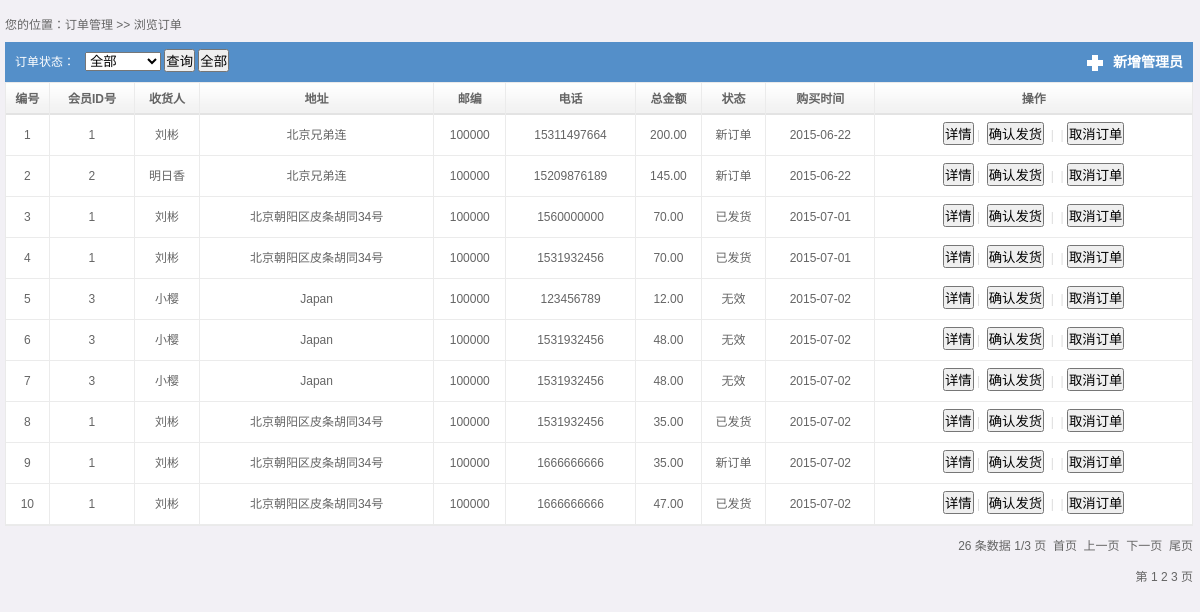
/admin/orders/index.php, run on the app's committed database.
### tables this page shows
CREATE TABLE `orders` (
  `id` int(11) UNSIGNED NOT NULL,
  `uid` int(11) UNSIGNED DEFAULT NULL,
  `linkman` varchar(32) DEFAULT NULL,
  `address` varchar(255) DEFAULT NULL,
  `code` char(6) DEFAULT NULL,
  `phone` varchar(16) DEFAULT NULL,
  `addtime` int(11) UNSIGNED DEFAULT NULL,
  `total` double(8,2) DEFAULT NULL,
  `status` tinyint(4) DEFAULT NULL
);

### admin/orders/index.php (the view, shortened to what this page needs)
<html>
<head>
<link href="../include/css/css.css" type="text/css" rel="stylesheet" />
<link href="../include/css/main.css" type="text/css" rel="stylesheet" />
</head>
<body>
<table width="99%" border="0" cellspacing="0" cellpadding="0" id="searchmain">
  <tr>
    <td width="99%" align="left" valign="top">您的位置：订单管理 >> <a href="index.php">浏览订单</a></td>
  </tr>
  <tr>
    <td  valign="top">
    <table width="100%" border="0" cellspacing="0" cellpadding="0" id="search">
        <tr>
         <td width="90%" align="left" valign="middle">
             <form method="get" action="index.php" >
             <span>订单状态：</span>
             <span><select name="status">
                    <option class="text-word" value="">全部</option>
            </select>
            <input type="submit" value="查询" />
            <input type="button" onclick="window.location='index.php'"  value="全部"/>
            </span>
             </form>
         </td>
          <td width="10%" align="center" valign="middle" style="text-align:right; width:150px;"><a href="../users/add.php" target="mainFrame" onFocus="this.blur()" class="add">新增管理员</a></td>
        </tr>
    </table>
    </td>
  </tr>
  <tr>
    <td align="left" valign="top">
    <table width="100%" border="0" cellspacing="0" cellpadding="0" id="main-tab">
      <tr>
        <th align="center" valign="middle" class="borderright">编号</th>
        <th align="center" valign="middle" class="borderright">会员ID号</th>
        <th align="center" valign="middle" class="borderright">收货人</th>
        <th align="center" valign="middle" class="borderright">地址</th>
        <th align="center" valign="middle" class="borderright">邮编</th>
        <th align="center" valign="middle" class="borderright">电话</th>
        <th align="center" valign="middle" class="borderright">总金额</th>
        <th align="center" valign="middle" class="borderright">状态</th>
        <th align="center" valign="middle" class="borderright">购买时间</th>
        <th align="center" valign="middle">操作</th>
      </tr>
    <?php
        $where="";
        $url="";
        $link=mysqli_connect(HOST,USER,PASSWORD)or die("对不起，数据库连接失败");
        mysqli_select_db($link,DBNAME);
        mysqli_set_charset($link,"utf8");
        $page = isset($_GET['p'])?$_GET['p']:1;
        $pageSize = 10;
        $sql = "select * from orders".$where;
        $result = mysqli_query($link,$sql);
        $maxRows = mysqli_num_rows($result);
        $maxPage = ceil($maxRows/$pageSize);
        $limit =" limit ".(($page-1)*$pageSize).",".$pageSize;
        $sql="select * from orders".$where.$limit;
        $result=mysqli_query($link,$sql);
        while($user=mysqli_fetch_assoc($result)){
            echo "<tr onMouseOut='this.style.backgroundColor='#ffffff'' onMouseOver='this.style.backgroundColor='#edf5ff''>";
            echo "<td align='center' valign='middle' class='borderright borderbottom'>{$user['id']}</td>";
            echo "<td align='center' valign='middle' class='borderright borderbottom'>{$user['uid']}</td>";
            echo "<td align='center' valign='middle' class='borderright borderbottom'>{$user['linkman']}</td>";
            echo "<td align='center' valign='middle' class='borderright borderbottom'>{$user['address']}</td>";
            echo "<td align='center' valign='middle' class='borderright borderbottom'>{$user['code']}</td>";
            echo "<td align='center' valign='middle' class='borderright borderbottom'>{$user['phone']}</td>";
            echo "<td align='center' valign='middle' class='borderright borderbottom'>{$user['total']}</td>";
            if($user['status']==0){
                $user['status']="新订单";
            }elseif($user['status']==1){
                $user['status']="已发货";
            }elseif($user['state']==2){
                $user['status']="已收货";
            }else{
                $user['status']="无效";
            }
            $addtime=date("Y-m-d",$user['addtime']);
            echo "<td align='center' valign='middle' class='borderright borderbottom'>{$user['status']}</td>";
            echo "<td align='center' valign='middle' class='borderright borderbottom'>{$addtime}</td>";
            echo "<td align='center' valign='middle' class='borderbottom'>
                      <a href='./detail.php?id={$user['id']}' target='mainFrame' onFocus='this.blur()' class='add'><button>详情</button></a><span class='gray'>&nbsp;|&nbsp;</span>
                      <button onclick='window.location=\"action.php?a=d&id={$user['id']}\"'>确认发货</button><span class='gray'>
                    <span>&nbsp;|&nbsp;</span>&nbsp;|&nbsp;</span><button onclick='window.location=\"action.php?a=q&id={$user['id']}\"'>取消订单</button><span class='gray'>
                      </td>";
            echo "</tr>";
        }
?>
    </table></td>
    </tr>
  <tr>
    <?php
    echo "<td align='left' valign='top' class='fenye'>{$maxRows} 条数据 {$page}/{$maxPage} 页&nbsp;&nbsp;";
    echo "<a href='index.php?p=1&{$url}' target='mainFrame' onFocus='this.blur()'>首页</a>&nbsp;&nbsp;";
    echo "<a href='index.php?p=".($page-1)."{$url}' target='mainFrame' onFocus='this.blur()'>上一页</a>&nbsp;&nbsp";
    echo "<a href='index.php?p=".($page+1)."{$url}' target='mainFrame' onFocus='this.blur()'>下一页</a>&nbsp;&nbsp";
    echo "<a href='index.php?p={$maxPage}{$url}' target='mainFrame' onFocus='this.blur()'>尾页</a>";
    echo "<br/><br/>";
        echo "第 ";
        for($i=1;$i<=$maxPage;$i++){
            echo " <a href='index.php?p={$i}{$url}'>{$i}</a> ";
        }
            echo " 页";
        echo "</td>";
    ?>
  </tr>
</table>
</body>
</html>

### admin/include/css/css.css (style rules this page uses)
* { margin:0; padding:0; }
body { font-size:12px; font-family:"Microsoft YaHei","Tahoma","Arial",'宋体'; line-height:150%; margin-left:auto; margin-right:auto; width:100%; color:#656565; }
a:link,a:visited { font-size:12px; color:#656565; font-weight:normal; text-decoration:none; font-family:"Microsoft YaHei","Tahoma","Arial",'宋体'; }

### admin/include/css/main.css (style rules this page uses)
html { SCROLLBAR-FACE-COLOR: #538ec6; SCROLLBAR-HIGHLIGHT-COLOR: #dce5f0; SCROLLBAR-SHADOW-COLOR: #2c6daa; SCROLLBAR-3DLIGHT-COLOR: #dce5f0; SCROLLBAR-ARROW-COLOR: #2c6daa; SCROLLBAR-TRACK-COLOR: #dce5f0; SCROLLBAR-DARKSHADOW-COLOR: #dce5f0; overflow-x:hidden; }

### admin/orders/index.php (style rules this page uses)
body { overflow-x:hidden; background:#f2f0f5; padding:15px 0px 10px 5px; }
#searchmain { font-size:12px; }
#search { font-size:12px; background:#548fc9; margin:10px 10px 0 0; display:inline; width:100%; color:#FFF; float:left }
#search form span { height:40px; line-height:40px; padding:0 0px 0 10px; float:left; }
#search a.add { background:url(../include/images/main/add.jpg) no-repeat -3px 7px #548fc9; padding:0 10px 0 26px; height:40px; line-height:40px; font-size:14px; font-weight:bold; color:#FFF; float:right }
#main-tab { border:1px solid #eaeaea; background:#FFF; font-size:12px; }
#main-tab th { font-size:12px; background:url(../include/images/main/list_bg.jpg) repeat-x; height:32px; line-height:32px; }
#main-tab td { font-size:12px; line-height:40px; }
#main-tab td a { font-size:12px; color:#548fc9; }
.borderright { border-right:1px solid #ebebeb }
.borderbottom { border-bottom:1px solid #ebebeb }
.gray { color:#dbdbdb; }
td.fenye { padding:10px 0 0 0; text-align:right; }

### data on the page
orders: id "1", uid "1", linkman "刘彬", address "北京兄弟连", code "100000", phone "15311497664", total "200.00", status "新订单", addtime "2015-06-22"
orders: id "2", uid "2", linkman "明日香", address "北京兄弟连", code "100000", phone "15209876189", total "145.00", status "新订单", addtime "2015-06-22"
orders: id "3", uid "1", linkman "刘彬", address "北京朝阳区皮条胡同34号", code "100000", phone "1560000000", total "70.00", status "已发货", addtime "2015-07-01"
orders: id "4", uid "1", linkman "刘彬", address "北京朝阳区皮条胡同34号", code "100000", phone "1531932456", total "70.00", status "已发货", addtime "2015-07-01"
orders: id "5", uid "3", linkman "小樱", address "Japan", code "100000", phone "123456789", total "12.00", status "无效", addtime "2015-07-02"
orders: id "6", uid "3", linkman "小樱", address "Japan", code "100000", phone "1531932456", total "48.00", status "无效", addtime "2015-07-02"
orders: id "7", uid "3", linkman "小樱", address "Japan", code "100000", phone "1531932456", total "48.00", status "无效", addtime "2015-07-02"
orders: id "8", uid "1", linkman "刘彬", address "北京朝阳区皮条胡同34号", code "100000", phone "1531932456", total "35.00", status "已发货", addtime "2015-07-02"
orders: id "9", uid "1", linkman "刘彬", address "北京朝阳区皮条胡同34号", code "100000", phone "1666666666", total "35.00", status "新订单", addtime "2015-07-02"
orders: id "10", uid "1", linkman "刘彬", address "北京朝阳区皮条胡同34号", code "100000", phone "1666666666", total "47.00", status "已发货", addtime "2015-07-02"

### other printed values
$maxRows "26"
$page "1"
$maxPage "3"
